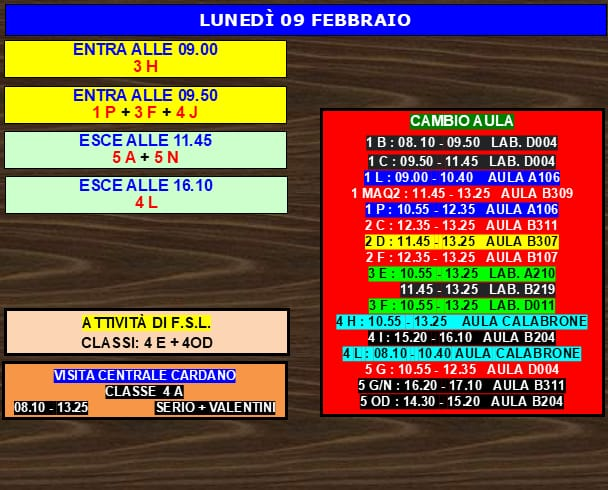
#> input picture helper/OCR/V4-AI/test_images/img1.jpg, 608 x 490 px
$ python -i segment.py   (imports and definitions only)
#> lines starting #> are read from the running program, lines starting #| are printed output that depends on the picture; after the words box and inside, x2 and y2 are one past the last pixel; in counts of white or black regions, pixels touching at a corner belong together
#> further down, picture is the input picture: shape (490, 608, 3); mean B, G, R 71.1, 84.6, 118.7
"""
Segmentazione dell'immagine in riquadri e righe (OpenCV).

1. Taglio ricorsivo X-Y: lo sfondo in legno e i bordi neri dei riquadri
   fungono da "spazio vuoto" tra un riquadro e l'altro.
2. Ogni riquadro viene classificato dal colore di fondo.
3. Il pannello rosso "CAMBIO AULA" viene diviso in righe dal profilo
   dell'inchiostro (testo/sfondi diversi dal rosso).
4. Gli altri riquadri vengono divisi in righe di testo (per i motori OCR
   che lavorano meglio una riga alla volta).
"""
from dataclasses import dataclass
from typing import List

import cv2
import numpy as np


# ---------------------------------------------------------------------------
# Taglio X-Y
# ---------------------------------------------------------------------------
def _gap_mask(img: np.ndarray) -> np.ndarray:
    """True dove c'e' 'vuoto': legno (marrone scuro) o bordo nero."""
    hsv = cv2.cvtColor(img, cv2.COLOR_BGR2HSV)
#> hsv: shape (490, 608, 3); mean H, S, V 36.7, 164.8, 148.3
    h, s, v = cv2.split(hsv)
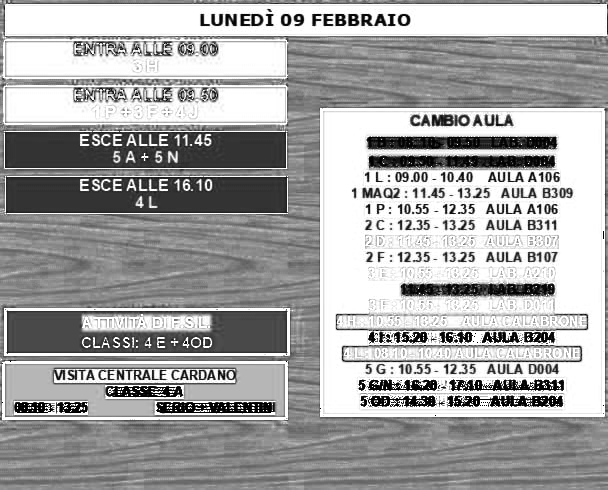
#> s: shape (490, 608); min 0, max 255, mean 164.8
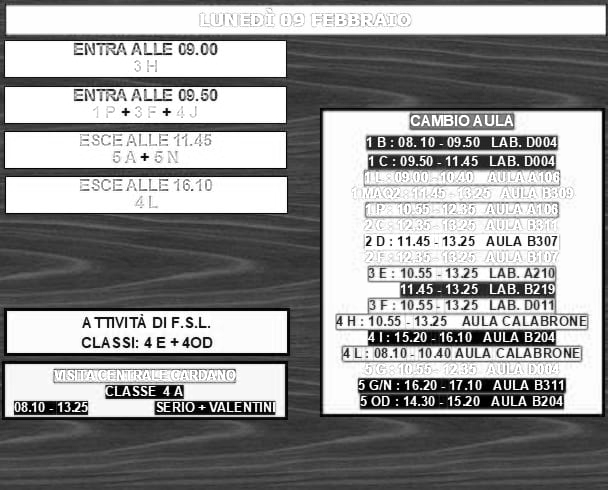
#> v: shape (490, 608); min 0, max 255, mean 148.3
    wood = (h >= 4) & (h <= 24) & (s >= 70) & (v <= 130)
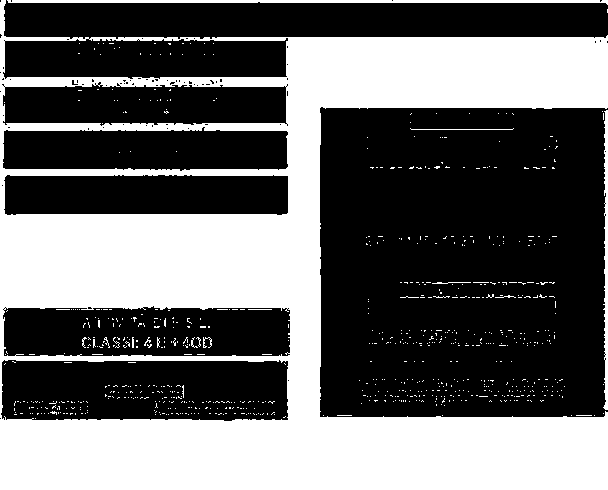
#> wood: shape (490, 608) bool; 40.1% white; 761 white regions (746 under 20 px), largest, box (x1, y1, x2, y2) and area: (0, 0, 608, 490) 114293, (7, 0, 608, 5) 1796, (603, 110, 608, 410) 986
    dark = v <= 75
#> dark: shape (490, 608) bool; 42.1% white; 464 white regions (406 under 20 px), largest, box (x1, y1, x2, y2) and area: (0, 0, 608, 490) 108227, (368, 330, 556, 346) 2181, (358, 378, 566, 393) 2102
    return wood | dark
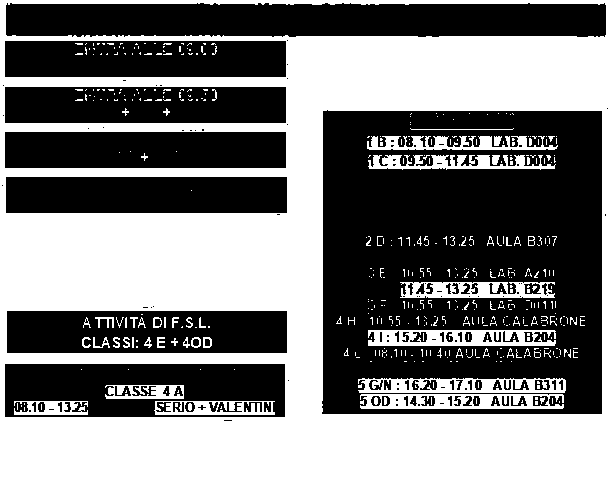
#> returned value: shape (490, 608) bool; 48.6% white; 482 white regions (422 under 20 px), largest, box (x1, y1, x2, y2) and area: (0, 0, 608, 490) 127096, (368, 330, 556, 346) 2181, (358, 378, 566, 393) 2103


def _content_runs(flags: np.ndarray, mingap: int):
#> called with flags = array of shape (490,), mingap = 2
    g = flags.copy()
    n = len(g)
#> n = 490
    i = 0
    while i < n:
        if g[i]:
            j = i
            while j < n and g[j]:
                j += 1
            if j - i < mingap:
                g[i:j] = False
            i = j
        else:
            i += 1
#> this loop made 404 passes
#> i on passes 1, 36, 73: 3, 41, 87
#> i on passes 2 to 7: 4, 5, 6, 7, 8, 9
#> after the loop, i = 490; j = 490
    out, s = [], None
    for i, f in enumerate(g):
        if not f and s is None:
            s = i
        if f and s is not None:
            out.append((s, i))
            s = None
#> this loop made 490 passes
#> f on passes 1 to 12: True, True, True, False, False, False, False, False, False, False, False, False
#> after the loop, out = [(3, 37), (41, 77), (87, 417)]
    if s is not None:
        out.append((s, n))
    return out


def _xycut(m, x0, y0, x1, y1, out, thr=0.96, mingap=2):
    sub = m[y0:y1, x0:x1]
    if sub.size == 0:
        return
    ry = _content_runs(sub.mean(1) >= thr, mingap)
#> ry = [(3, 37), (41, 77), (87, 417)]
    rx = _content_runs(sub.mean(0) >= thr, mingap)
#> the loop in _content_runs (call 2), `while i < n:` made 603 passes
#> the loop in _content_runs (call 2), `for i, f in enumerate(g):` made 608 passes
#> rx = [(5, 606)]
    if not ry or not rx:
        return
    x0, y0, x1, y1 = x0 + rx[0][0], y0 + ry[0][0], x0 + rx[-1][1], y0 + ry[-1][1]
#> x0 = 5; y0 = 3; x1 = 606; y1 = 417
    sub = m[y0:y1, x0:x1]
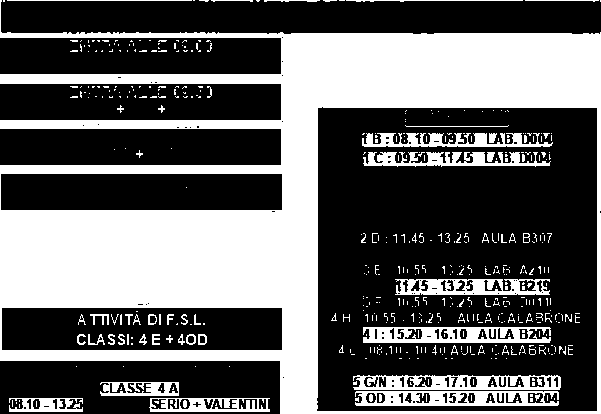
#> sub: shape (414, 601) bool; 38.4% white; 494 white regions (429 under 20 px), largest, box (x1, y1, x2, y2) and area: (0, 0, 601, 414) 77375, (363, 327, 551, 343) 2181, (353, 375, 561, 390) 2103
    ry = _content_runs(sub.mean(1) >= thr, mingap)
#> ry = [(0, 34), (38, 74), (84, 414)]
    rx = _content_runs(sub.mean(0) >= thr, mingap)
#> rx = [(0, 601)]
    if len(ry) > 1:
        for a, b in ry:
            _xycut(m, x0, y0 + a, x1, y0 + b, out, thr, mingap)
#> this loop made 3 passes
#> (a, b) on passes 2 to 3: (38, 74), (84, 414)
#> (a, b) on pass 1: (0, 34)
#> pass 3, in _xycut (call 4), `sub = m[y0:y1, x0:x1]`:
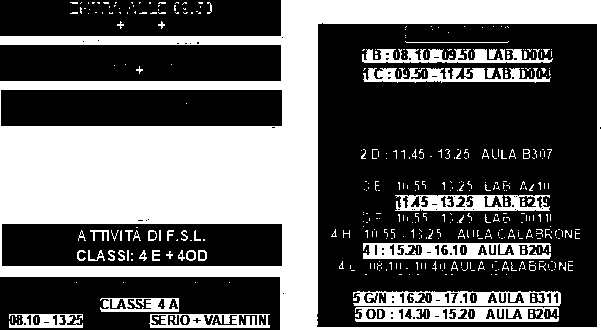
#> sub: shape (330, 601) bool; 37.4% white; 437 white regions (377 under 20 px), largest, box (x1, y1, x2, y2) and area: (0, 0, 601, 330) 56812, (363, 243, 551, 259) 2181, (353, 291, 561, 306) 2103
        return
    if len(rx) > 1:
        for a, b in rx:
            _xycut(m, x0 + a, y0, x0 + b, y1, out, thr, mingap)
        return
    out.append((x0, y0, x1 - x0, y1 - y0))


# ---------------------------------------------------------------------------
# Colori
# ---------------------------------------------------------------------------
def nome_colore(bgr) -> str:
    px = np.uint8([[[int(bgr[0]), int(bgr[1]), int(bgr[2])]]])
    h, s, v = [int(x) for x in cv2.cvtColor(px, cv2.COLOR_BGR2HSV)[0, 0]]
    if s < 40 and v > 200:
        return "bianco"
    if 100 <= h <= 135 and s > 150:
        return "blu"
    if (h <= 8 or h >= 170) and s > 180 and v > 120:
        return "rosso"
    if 22 <= h <= 38 and s > 150:
        return "giallo"
    if 45 <= h <= 75 and s > 100:
        return "verde"
    if 45 <= h <= 75 and 20 <= s <= 100:
        return "verde_chiaro"
    if 76 <= h <= 105 and 20 <= s <= 100:
        return "azzurro_chiaro"
    if 8 <= h < 22 and s > 100:
        return "arancio"
    if 8 <= h < 22 and 30 <= s <= 100:
        return "pesca"
    return "altro"


# colore -> famiglia di riquadro
def famiglia_da_colore(colore: str, y: int) -> str:
    if colore == "blu":
        return "titolo"
    if colore == "rosso":
        return "cambio_aula"
    if colore == "giallo":
        return "giallo"
    if colore in ("verde_chiaro", "azzurro_chiaro"):
        return "chiaro"
    if colore == "bianco":
        return "bianco"
    return "info"          # arancio, pesca, verde, altro


@dataclass
class Box:
    x: int
    y: int
    w: int
    h: int
    colore: str
    famiglia: str          # titolo | cambio_aula | giallo | chiaro | bianco | info

    # [4 lines left out: function crop, not called in this run]


def segmenta_riquadri(img: np.ndarray, min_area=300) -> List[Box]:
    m = _gap_mask(img)
    leaves = []
    _xycut(m, 0, 0, img.shape[1], img.shape[0], leaves)
    boxes = []
    for (x, y, w, h) in leaves:
        if w * h < min_area or w < 12 or h < 8:
            continue
        inner = img[y + 3:y + h - 3, x + 3:x + w - 3]
        if inner.size == 0:
            continue
        med = np.median(inner.reshape(-1, 3), axis=0)
        col = nome_colore(med)
        boxes.append(Box(x, y, w, h, col, famiglia_da_colore(col, y)))
#> this loop made 8 passes
#> (px in nome_colore, s in nome_colore, v in nome_colore, col) on passes 1 to 8: ([[254, 0, 0]], 255, 254, 'blu'), ([[1, 254, 255]], 254, 255, 'giallo'), ([[1, 254, 255]], 254, 255, 'giallo'), ([[204, 255, 205]], 51, 255, 'verde_chiaro'), ([[204, 255, 205]], 51, 255, 'verde_chiaro'), ([[180, 213, 252]], 73, 252, 'pesca'), ([[71, 150, 233]], 177, 233, 'arancio'), ([[11, 16, 211]], 242, 211, 'rosso')
#> pass 3, in segmenta_riquadri, `inner = img[y + 3:y + h - 3, x + 3:x + w - 3]`:
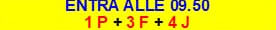
#> inner: shape (30, 276, 3); mean B, G, R 23.7, 224.1, 231.2
#> after the loop, boxes = 8 items
    boxes.sort(key=lambda b: (b.x > img.shape[1] * 0.5, b.y, b.x))
    return boxes


# ---------------------------------------------------------------------------
# Righe
# ---------------------------------------------------------------------------
def _ink_mask(crop: np.ndarray, ref_bgr, tol=90) -> np.ndarray:
    d = np.abs(crop.astype(np.int16) - np.array(ref_bgr, dtype=np.int16)).sum(axis=2)
    return d > tol


# [34 lines left out: functions _spans, _bg_ref, _trim_x, not called in this run]


@dataclass
class Riga:
    y0: int
    y1: int
    x0: int            # ritaglio "ampio" (con un po' di sfondo attorno al testo)
    x1: int
    sospetta: bool = False        # righe fuse e divise per stima
    tx0: int = -1      # ritaglio "stretto" (solo sfondo della riga, senza rosso)
    tx1: int = -1


# [10 lines left out: function _ink_non_rosso, not called in this run]


def _non_rossastro(panel: np.ndarray, margine=60) -> np.ndarray:
    p = panel.astype(np.int16)
    return (p[:, :, 2] - np.maximum(p[:, :, 1], p[:, :, 0])) < margine


# [90 lines left out: functions _trim_x_bg, righe_pannello, _dividi_blob, righe_testo, ritaglia_riga, not called in this run]

>>> import cv2
>>> picture = cv2.imread('../test_images/img1.jpg')
>>> result = segmenta_riquadri(picture)
#> result = 8 items

$ run again, on helper/OCR/V4-AI/test_images/img10.jpg
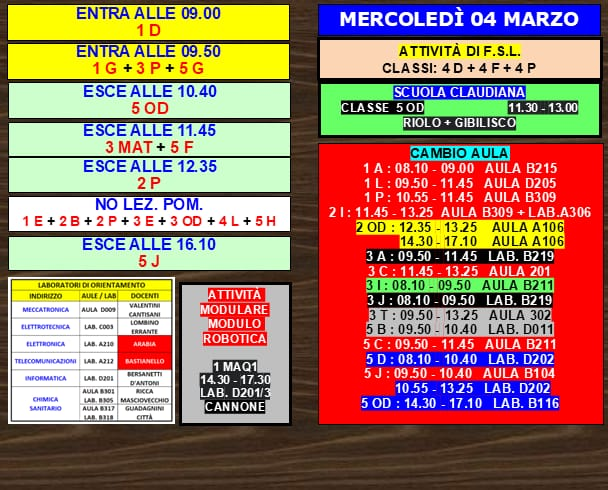
#> input picture helper/OCR/V4-AI/test_images/img10.jpg, 608 x 490 px
#> picture is the input picture: shape (490, 608, 3); mean B, G, R 98.3, 120.1, 156.4
#> hsv: shape (490, 608, 3); mean H, S, V 43.1, 140.2, 180.7
#> in _gap_mask, `wood = (h >= 4) & (h <= 24) & (s >= 70) & (v <= 130)`:
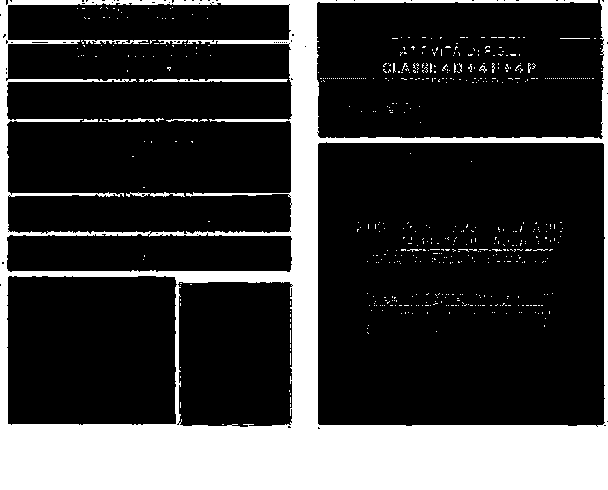
#> wood: shape (490, 608) bool; 23% white; 567 white regions (556 under 20 px), largest, box (x1, y1, x2, y2) and area: (0, 0, 608, 490) 65957, (145, 79, 288, 82) 389, (84, 40, 148, 44) 163
#> dark: shape (490, 608) bool; 26.2% white; 543 white regions (438 under 20 px), largest, box (x1, y1, x2, y2) and area: (0, 0, 608, 490) 62939, (200, 360, 270, 414) 1961, (366, 249, 554, 264) 1819
#> n = 490
#> the loop in _content_runs, `while i < n:` made 420 passes
#> i on passes 1, 78: 3, 83
#> the loop in _content_runs, `for i, f in enumerate(g):` made 490 passes
#> f on pass 4: False
#> after the loop in _content_runs, `for i, f in enumerate(g):`: out = [(3, 79), (83, 424)]
#> the loop in _content_runs (call 2), `while i < n:` made 571 passes
#> the loop in _content_runs (call 2), `for i, f in enumerate(g):` made 608 passes
#> f on pass 9: False
#> in _xycut, `rx = _content_runs(sub.mean(0) >= thr, mingap)`: rx = [(8, 290), (318, 604)]
#> x0 = 8; y0 = 3; x1 = 604; y1 = 424
#> in _xycut, `ry = _content_runs(sub.mean(1) >= thr, mingap)`: ry = [(0, 76), (80, 421)]
#> in _xycut, `rx = _content_runs(sub.mean(0) >= thr, mingap)`: rx = [(0, 282), (310, 596)]
#> the loop in _xycut, `for a, b in ry:` made 2 passes
#> (a, b) on passes 1 to 2: (0, 76), (80, 421)
#> the loop in segmenta_riquadri, `for (x, y, w, h) in leaves:` made 13 passes
#> pass 3, in segmenta_riquadri, `inner = img[y + 3:y + h - 3, x + 3:x + w - 3]`:
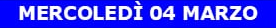
#> inner: shape (28, 276, 3); mean B, G, R 242, 61.5, 61.1

$ run again, on helper/OCR/V4-AI/test_images/img11.jpg
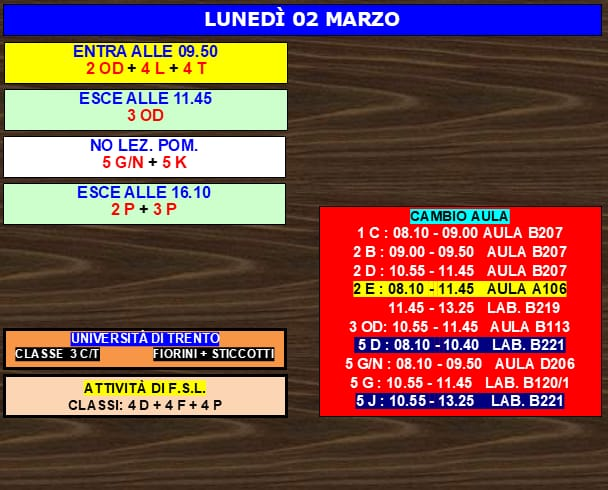
#> input picture helper/OCR/V4-AI/test_images/img11.jpg, 608 x 490 px
#> picture is the input picture: shape (490, 608, 3); mean B, G, R 75.2, 80.9, 123
#> hsv: shape (490, 608, 3); mean H, S, V 34.2, 152, 144.2
#> in _gap_mask, `wood = (h >= 4) & (h <= 24) & (s >= 70) & (v <= 130)`:
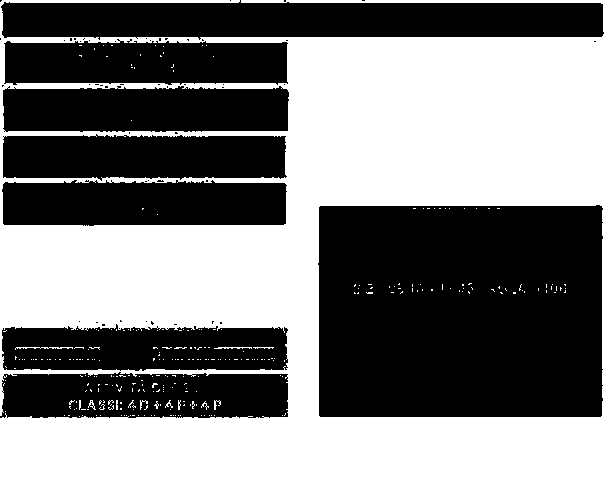
#> wood: shape (490, 608) bool; 49.5% white; 286 white regions (276 under 20 px), largest, box (x1, y1, x2, y2) and area: (0, 0, 608, 490) 146249, (15, 347, 73, 350) 80, (214, 347, 252, 349) 54
#> dark: shape (490, 608) bool; 45.3% white; 333 white regions (270 under 20 px), largest, box (x1, y1, x2, y2) and area: (0, 0, 608, 490) 129489, (154, 347, 274, 361) 1002, (16, 347, 100, 361) 803
#> n = 490
#> the loop in _content_runs, `while i < n:` made 392 passes
#> i on passes 1, 36, 77: 3, 43, 90
#> the loop in _content_runs, `for i, f in enumerate(g):` made 490 passes
#> f on passes 1 to 8: True, True, True, False, False, False, False, False
#> after the loop in _content_runs, `for i, f in enumerate(g):`: out = [(3, 37), (43, 83), (90, 130), (137, 177), (184, 416)]
#> in _xycut, `ry = _content_runs(sub.mean(1) >= thr, mingap)`: ry has the same summary as out in _content_runs
#> the loop in _content_runs (call 2), `while i < n:` made 600 passes
#> the loop in _content_runs (call 2), `for i, f in enumerate(g):` made 608 passes
#> f on pass 5: False
#> in _xycut, `rx = _content_runs(sub.mean(0) >= thr, mingap)`: rx = [(4, 602)]
#> x0 = 4; y0 = 3; x1 = 602; y1 = 416
#> in _xycut, `ry = _content_runs(sub.mean(1) >= thr, mingap)`: ry = [(0, 34), (40, 80), (87, 127), (134, 174), (181, 413)]
#> in _xycut, `rx = _content_runs(sub.mean(0) >= thr, mingap)`: rx = [(0, 598)]
#> the loop in _xycut, `for a, b in ry:` made 5 passes
#> (a, b) on passes 2 to 5: (40, 80), (87, 127), (134, 174), (181, 413)
#> the loop in segmenta_riquadri, `for (x, y, w, h) in leaves:` made 8 passes
#> (px in nome_colore, s in nome_colore, v in nome_colore, col) on passes 1 to 8: ([[254, 0, 0]], 255, 254, 'blu'), ([[0, 255, 255]], 255, 255, 'giallo'), ([[204, 255, 205]], 51, 255, 'verde_chiaro'), ([[255, 255, 255]], 0, 255, 'bianco'), ([[204, 255, 205]], 51, 255, 'verde_chiaro'), ([[74, 145, 180]], 150, 180, 'arancio'), ([[179, 213, 252]], 74, 252, 'pesca'), ([[6, 3, 253]], 252, 253, 'rosso')
#> pass 3, in segmenta_riquadri, `inner = img[y + 3:y + h - 3, x + 3:x + w - 3]`:
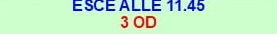
#> inner: shape (34, 277, 3); mean B, G, R 202, 235.1, 193.7
#> after the loop in segmenta_riquadri, `for (x, y, w, h) in leaves:`: boxes = 8 items
